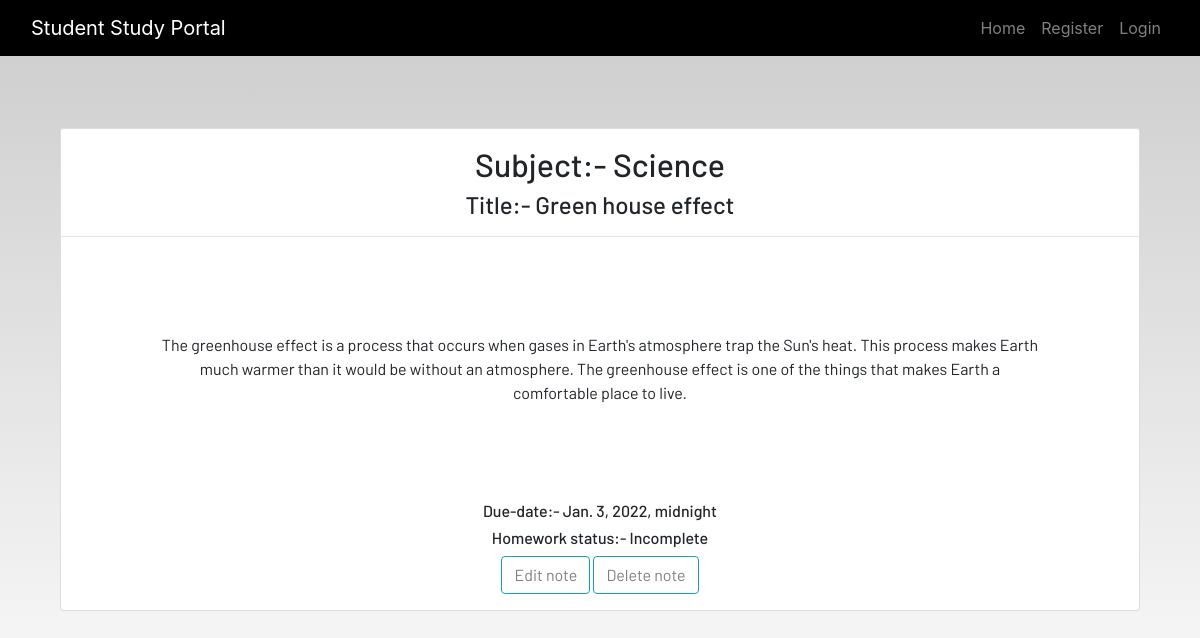
/homework_detail/2, run on the app's committed database.
### dashboard/models.py (models this page shows, shortened)
class Homework(models.Model):
    user = models.ForeignKey(User, on_delete=models.CASCADE)
    subject = models.ForeignKey(Subject, on_delete=models.CASCADE)
    title = models.CharField(max_length=100)
    description = models.TextField()
    due_date = models.DateTimeField()
    status_choice = (
        ("Incomplete","Incomplete"),("Completed","Completed")
        )
    status = models.CharField(max_length=20,choices=status_choice,default='Incomplete')

class Subject(models.Model):
    subject = models.CharField(max_length=50)
    def __str__(self):
        return f"{self.subject}"

### dashboard/views.py (the view, shortened to what this page needs)
# urls.py: path('homework_detail/<int:pk>', views.HomeworkDetailView.as_view(), name = "homework_detail"),
class HomeworkDetailView(SuccessMessageMixin,DetailView):
    model =  Homework
    template_name = 'dashboard/homework_detail.html'

### dashboard/templates/dashboard/homework_detail.html
{% extends 'dashboard/base.html' %}
{% load static %}
{% block content %}
<section class='text-center container'>
    <div class="container">
        <div class="content-section p-0 mt-5">
            <div class="m-3">
                <h2>Subject:- {{homework.subject}}</h2>
                <h4>Title:- {{homework.title}}</h4>
            </div>
            <hr class="p-0 m-0">
            <p class="description m-5 p-5">
            {{homework.description}}
            </p>
            <h6>Due-date:- {{homework.due_date}}</h6>
            <h6>Homework status:- {{homework.status}}</h6>
            <div class="form-group">
            <button href = "" class="btn btn-outline-info" type="submit" >
                <a href = "{% url 'update_homework' homework.id %}" style="color:grey;"> Edit note </a>
            </button>
            <button href = "" class="btn btn-outline-info" type="submit">
             <a href="{% url 'delete_homework' homework.id %}" style="color:grey;"> Delete note </a>
            </button>
        </div>
        </div>
    </div>
</section>
{% endblock content %}

### dashboard/static/css/main.css (style rules this page uses)
html { scroll-behavior: smooth; height: 100%; width: 100%; }
a { text-decoration: none !important; color: black; }
html, body { max-width: 100%; overflow-x: hidden; height: 100%; width: 100%; }
body { background: linear-gradient(rgba(0, 0, 0, 0.2), rgba(255, 255, 255, 0.5)); overflow-x: hidden; background-repeat: no-repeat; }
.content-section { background: #ffffff; padding: 10px 20px; border: 1px solid #dddddd; border-radius: 3px; margin-bottom: 20px; }

### data on the page
Homework: subject "Science", title "Green house effect", description "The greenhouse effect is a process that occurs when gases in Earth's atmosphere trap the Sun's heat. This process makes Earth much warmer than it would be without an atmosphere. The greenhouse effect is one of the things that makes Earth a comfortable place to live.", due_date "Jan. 3, 2022, midnight", status "Incomplete"
